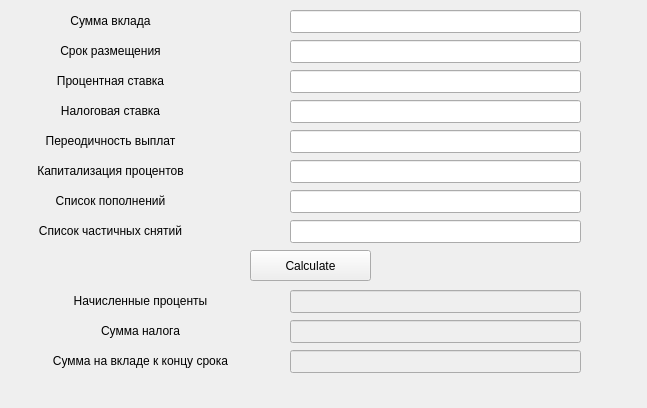
<?xml version="1.0" encoding="UTF-8"?>
<ui version="4.0">
 <class>DepositUI</class>
 <widget class="QWidget" name="DepositUI">
  <property name="geometry">
   <rect>
    <x>0</x>
    <y>0</y>
    <width>647</width>
    <height>408</height>
   </rect>
  </property>
  <property name="windowTitle">
   <string>Form</string>
  </property>
  <widget class="QLabel" name="label">
   <property name="geometry">
    <rect>
     <x>20</x>
     <y>10</y>
     <width>181</width>
     <height>21</height>
    </rect>
   </property>
   <property name="text">
    <string>Cумма вклада</string>
   </property>
   <property name="alignment">
    <set>Qt::AlignCenter</set>
   </property>
  </widget>
  <widget class="QLabel" name="label_2">
   <property name="geometry">
    <rect>
     <x>20</x>
     <y>40</y>
     <width>181</width>
     <height>21</height>
    </rect>
   </property>
   <property name="text">
    <string>Срок размещения</string>
   </property>
   <property name="alignment">
    <set>Qt::AlignCenter</set>
   </property>
  </widget>
  <widget class="QLabel" name="label_3">
   <property name="geometry">
    <rect>
     <x>20</x>
     <y>70</y>
     <width>181</width>
     <height>21</height>
    </rect>
   </property>
   <property name="text">
    <string>Процентная ставка</string>
   </property>
   <property name="alignment">
    <set>Qt::AlignCenter</set>
   </property>
  </widget>
  <widget class="QLabel" name="label_4">
   <property name="geometry">
    <rect>
     <x>20</x>
     <y>100</y>
     <width>181</width>
     <height>21</height>
    </rect>
   </property>
   <property name="text">
    <string>Налоговая ставка</string>
   </property>
   <property name="alignment">
    <set>Qt::AlignCenter</set>
   </property>
  </widget>
  <widget class="QLabel" name="label_5">
   <property name="geometry">
    <rect>
     <x>20</x>
     <y>130</y>
     <width>181</width>
     <height>21</height>
    </rect>
   </property>
   <property name="text">
    <string>Переодичность выплат</string>
   </property>
   <property name="alignment">
    <set>Qt::AlignCenter</set>
   </property>
  </widget>
  <widget class="QLabel" name="label_6">
   <property name="geometry">
    <rect>
     <x>20</x>
     <y>160</y>
     <width>181</width>
     <height>21</height>
    </rect>
   </property>
   <property name="text">
    <string>Капитализация процентов</string>
   </property>
   <property name="alignment">
    <set>Qt::AlignCenter</set>
   </property>
  </widget>
  <widget class="QLabel" name="label_7">
   <property name="geometry">
    <rect>
     <x>20</x>
     <y>190</y>
     <width>181</width>
     <height>21</height>
    </rect>
   </property>
   <property name="text">
    <string>Список пополнений</string>
   </property>
   <property name="alignment">
    <set>Qt::AlignCenter</set>
   </property>
  </widget>
  <widget class="QLabel" name="label_8">
   <property name="geometry">
    <rect>
     <x>20</x>
     <y>220</y>
     <width>181</width>
     <height>21</height>
    </rect>
   </property>
   <property name="text">
    <string>Список частичных снятий</string>
   </property>
   <property name="alignment">
    <set>Qt::AlignCenter</set>
   </property>
  </widget>
  <widget class="QPushButton" name="pushButton">
   <property name="geometry">
    <rect>
     <x>250</x>
     <y>250</y>
     <width>121</width>
     <height>31</height>
    </rect>
   </property>
   <property name="text">
    <string>Calculate</string>
   </property>
  </widget>
  <widget class="QLabel" name="label_9">
   <property name="geometry">
    <rect>
     <x>20</x>
     <y>290</y>
     <width>241</width>
     <height>21</height>
    </rect>
   </property>
   <property name="text">
    <string>Начисленные проценты</string>
   </property>
   <property name="alignment">
    <set>Qt::AlignCenter</set>
   </property>
  </widget>
  <widget class="QLabel" name="label_10">
   <property name="geometry">
    <rect>
     <x>20</x>
     <y>320</y>
     <width>241</width>
     <height>21</height>
    </rect>
   </property>
   <property name="text">
    <string>Сумма налога</string>
   </property>
   <property name="alignment">
    <set>Qt::AlignCenter</set>
   </property>
  </widget>
  <widget class="QLabel" name="label_11">
   <property name="geometry">
    <rect>
     <x>20</x>
     <y>350</y>
     <width>241</width>
     <height>21</height>
    </rect>
   </property>
   <property name="text">
    <string>Сумма на вкладе к концу срока</string>
   </property>
   <property name="alignment">
    <set>Qt::AlignCenter</set>
   </property>
  </widget>
  <widget class="QLineEdit" name="totalCount">
   <property name="geometry">
    <rect>
     <x>290</x>
     <y>10</y>
     <width>291</width>
     <height>23</height>
    </rect>
   </property>
  </widget>
  <widget class="QLineEdit" name="totalRange">
   <property name="geometry">
    <rect>
     <x>290</x>
     <y>40</y>
     <width>291</width>
     <height>23</height>
    </rect>
   </property>
  </widget>
  <widget class="QLineEdit" name="percentInfo">
   <property name="geometry">
    <rect>
     <x>290</x>
     <y>70</y>
     <width>291</width>
     <height>23</height>
    </rect>
   </property>
  </widget>
  <widget class="QLineEdit" name="percentGoverment">
   <property name="geometry">
    <rect>
     <x>290</x>
     <y>100</y>
     <width>291</width>
     <height>23</height>
    </rect>
   </property>
  </widget>
  <widget class="QLineEdit" name="weekRate">
   <property name="geometry">
    <rect>
     <x>290</x>
     <y>130</y>
     <width>291</width>
     <height>23</height>
    </rect>
   </property>
  </widget>
  <widget class="QLineEdit" name="percentCapitalization">
   <property name="geometry">
    <rect>
     <x>290</x>
     <y>160</y>
     <width>291</width>
     <height>23</height>
    </rect>
   </property>
  </widget>
  <widget class="QLineEdit" name="listAdd">
   <property name="geometry">
    <rect>
     <x>290</x>
     <y>190</y>
     <width>291</width>
     <height>23</height>
    </rect>
   </property>
  </widget>
  <widget class="QLineEdit" name="listRemove">
   <property name="geometry">
    <rect>
     <x>290</x>
     <y>220</y>
     <width>291</width>
     <height>23</height>
    </rect>
   </property>
  </widget>
  <widget class="QLineEdit" name="totalPercent">
   <property name="enabled">
    <bool>false</bool>
   </property>
   <property name="geometry">
    <rect>
     <x>290</x>
     <y>290</y>
     <width>291</width>
     <height>23</height>
    </rect>
   </property>
  </widget>
  <widget class="QLineEdit" name="totalTax">
   <property name="enabled">
    <bool>false</bool>
   </property>
   <property name="geometry">
    <rect>
     <x>290</x>
     <y>320</y>
     <width>291</width>
     <height>23</height>
    </rect>
   </property>
  </widget>
  <widget class="QLineEdit" name="totalMoney">
   <property name="enabled">
    <bool>false</bool>
   </property>
   <property name="geometry">
    <rect>
     <x>290</x>
     <y>350</y>
     <width>291</width>
     <height>23</height>
    </rect>
   </property>
  </widget>
 </widget>
 <resources/>
 <connections/>
</ui>
